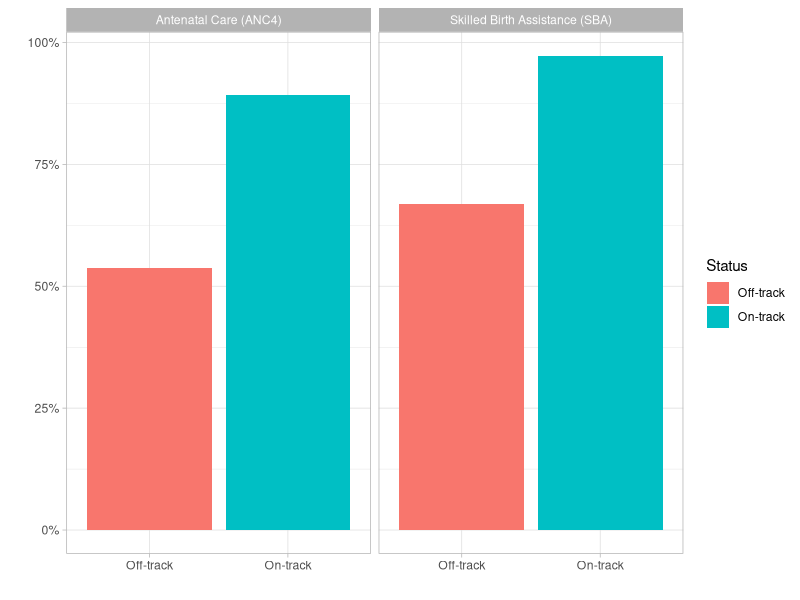

Source code (R):
## ---- chunk 1
knitr::opts_knit$set(output.dir = "../03_output")


library(here, warn.conflicts = FALSE)
library(tidyverse, warn.conflicts = FALSE)
library(haven, warn.conflicts = FALSE)
theme_set(theme_light())

# Final Data with population-weighted coverage
data <- 
  read_dta(here("03_output", "weighted_coverge.dta"))

# View(data)
## ---- chunk 2

p <- 
data %>% 
  mutate(indicator = ifelse(
    indicator == "anc4", "Antenatal Care (ANC4)", "Skilled Birth Assistance (SBA)"
  )) %>% 
  ggplot(aes(status, val/100, fill=status)) +
  geom_col()+
  facet_wrap(~indicator)+
  labs(x = "", y="",
       fill="Status")+
  scale_y_continuous(labels = scales::percent_format())

print(p)

#Saving Plot in figures folder 
# ggsave(plot = last_plot(),
#        width = 7, height = 6,
#        filename = "04_figures/pop_weighted_coverage.jpeg")

# Saving the output hTML file in the 03_output folder
# rmarkdown::render(here("02_programs","Population_weighted_coverage.Rmd"), output_file = here("03_output","Final_Report.html"))
